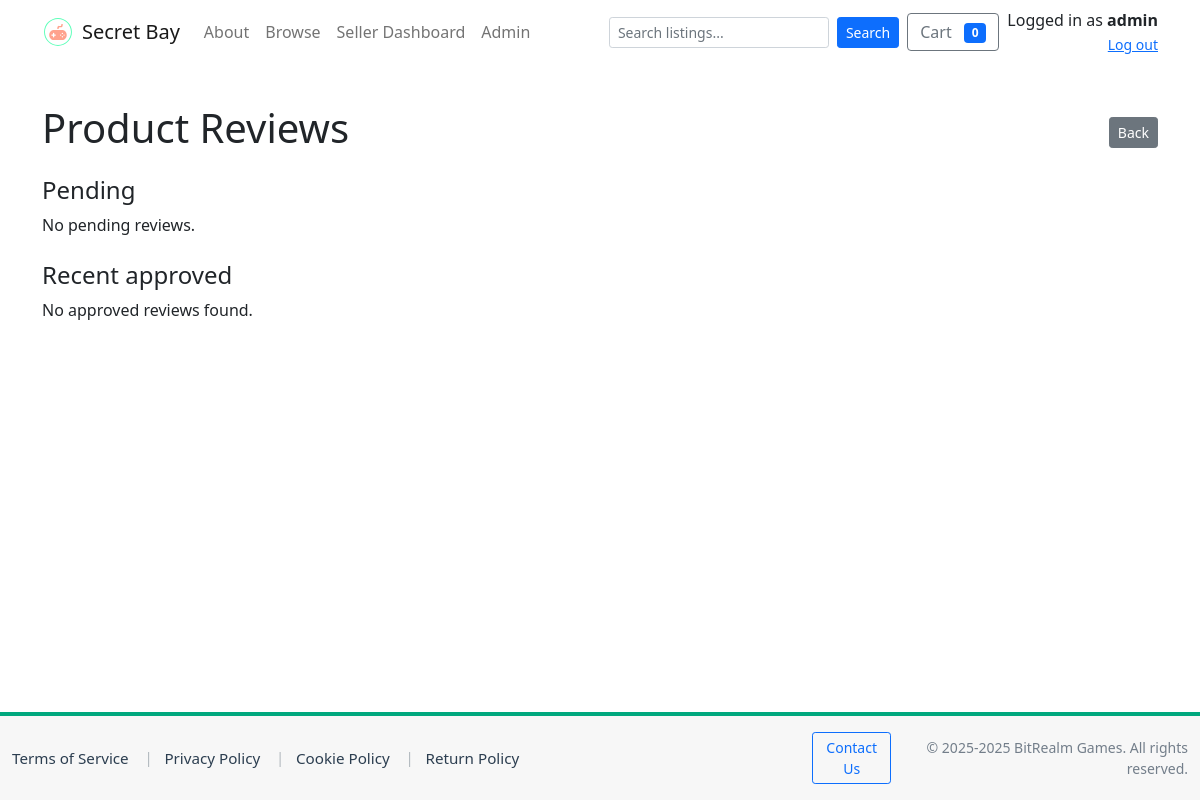
The page /admin/reviews (signed in) on the database as committed earlier.
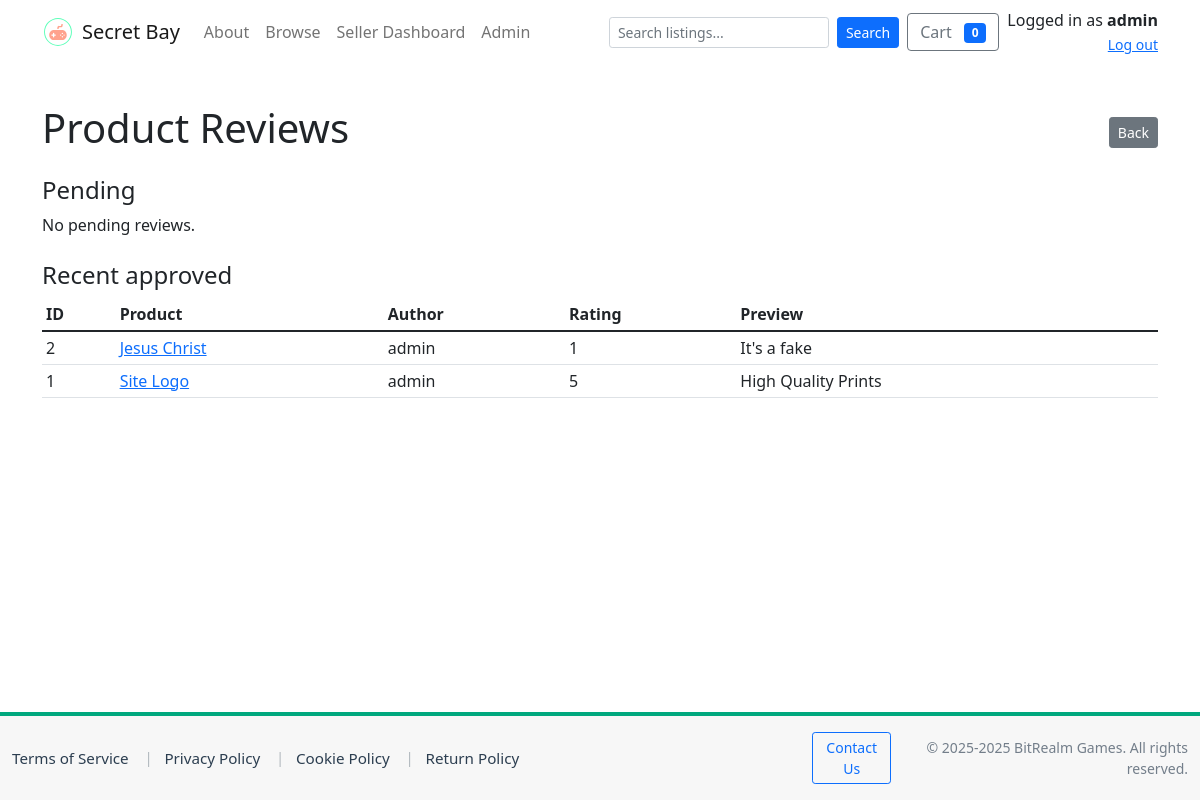
The same page on the database as committed later.
### tables this page shows
CREATE TABLE reviews (
                id INTEGER PRIMARY KEY,
                product_id INTEGER NOT NULL,
                user_id INTEGER,
                title TEXT,
                body TEXT,
                rating INTEGER NOT NULL CHECK(rating >= 1 AND rating <= 5),
                status TEXT DEFAULT 'pending',
                created_at TEXT DEFAULT (datetime('now')),
                FOREIGN KEY(product_id) REFERENCES products(id) ON DELETE CASCADE,
                FOREIGN KEY(user_id) REFERENCES users(id) ON DELETE SET NULL
            );

CREATE TABLE products (
    id INTEGER PRIMARY KEY AUTOINCREMENT,
    seller_id INTEGER,
    title TEXT NOT NULL,
    description TEXT,
    price REAL NOT NULL CHECK(price >= 0),
    stock INTEGER DEFAULT 0,
    created_at TEXT NOT NULL DEFAULT (datetime('now')), image_url TEXT, category_id INTEGER, rating REAL DEFAULT 0.0,
    FOREIGN KEY(seller_id) REFERENCES users(id) ON DELETE SET NULL
);

CREATE TABLE users (
    id INTEGER PRIMARY KEY AUTOINCREMENT,
    username TEXT NOT NULL UNIQUE,
    email TEXT NOT NULL UNIQUE,
    password_hash TEXT NOT NULL,
    is_admin INTEGER NOT NULL DEFAULT 0,
    is_seller INTEGER NOT NULL DEFAULT 0,
    business_name TEXT,
    seller_description TEXT,
    rating REAL DEFAULT 0,
    total_sales INTEGER DEFAULT 0,
    created_at TEXT NOT NULL DEFAULT (datetime('now'))
, logo_url TEXT);

### app.py (the view)
@app.route('/admin/reviews')
@admin_required
def admin_reviews():
    conn = get_db_connection()
    cur = conn.cursor()
    cur.execute("SELECT r.id, r.product_id, r.title, r.body, r.rating, r.created_at, u.username AS author, p.title AS product_title FROM reviews r LEFT JOIN users u ON r.user_id = u.id LEFT JOIN products p ON r.product_id = p.id WHERE r.status = 'pending' ORDER BY r.created_at DESC")
    pending = cur.fetchall()
    cur.execute("SELECT r.id, r.product_id, r.title, r.body, r.rating, r.created_at, u.username AS author, p.title AS product_title FROM reviews r LEFT JOIN users u ON r.user_id = u.id LEFT JOIN products p ON r.product_id = p.id WHERE r.status = 'approved' ORDER BY r.created_at DESC LIMIT 50")
    approved = cur.fetchall()
    conn.close()
    return render_template('admin/reviews.html', pending=pending, approved=approved)

### app.py (called while the page is built)
def get_db_connection(path=DB_PATH):
    conn = sqlite3.connect(path)
    conn.row_factory = sqlite3.Row
    conn.execute("PRAGMA foreign_keys = ON;")
    return conn

def admin_required(f):
    @wraps(f)
    def decorated(*args, **kwargs):
        uid = session.get('user_id')
        if not uid:
            return redirect(url_for('login', next=request.path))
        conn = get_db_connection()
        cur = conn.cursor()
        cur.execute("SELECT username, is_admin FROM users WHERE id = ?", (uid,))
        u = cur.fetchone()
        conn.close()
        allowed_admin_username = 'Bean'
        has_name_match = bool(u and u['username'] and u['username'].strip().lower() == allowed_admin_username.strip().lower())
        has_admin_flag = bool(u and u['is_admin'])
        if not (has_name_match or has_admin_flag):
            flash("Admin access required.")
            return redirect(url_for('index'))
        return f(*args, **kwargs)
    return decorated

### templates/admin/reviews.html (shortened to what this page needs)
<!doctype html>
<html lang="en">
<head>
  <link href="https://cdn.jsdelivr.net/npm/bootstrap@5.1.3/dist/css/bootstrap.min.css" rel="stylesheet">
</head>
<body>
  {% include 'navbar.html' %}
  <div class="container my-4">
    <div class="d-flex justify-content-between align-items-center mb-3">
      <h1>Product Reviews</h1>
      <a href="{{ url_for('admin_index') }}" class="btn btn-sm btn-secondary">Back</a>
    </div>
    <div class="mb-4">
      <h4>Pending</h4>
      {% if pending %}
        <table class="table table-striped">
          <thead><tr><th>ID</th><th>Product</th><th>Author</th><th>Rating</th><th>Preview</th><th>Actions</th></tr></thead>
          <tbody>
          {% for r in pending %}
            <tr>
              <td>{{ r['id'] }}</td>
              <td><a href="{{ url_for('product_detail', product_id=r['product_id']) }}">{{ r['product_title'] or 'Product' }}</a></td>
              <td>{{ r['author'] or 'Guest' }}</td>
              <td>{{ r['rating'] }}</td>
              <td>{{ (r['body'] or '')[:80] }}{% if (r['body'] or '')|length > 80 %}...{% endif %}</td>
              <td>
                <form method="post" action="{{ url_for('admin_review_action', review_id=r['id'], action='approve') }}" style="display:inline">
                  <button class="btn btn-sm btn-success">Approve</button>
                </form>
                <form method="post" action="{{ url_for('admin_review_action', review_id=r['id'], action='reject') }}" style="display:inline">
                  <button class="btn btn-sm btn-danger">Reject</button>
                </form>
              </td>
            </tr>
          {% endfor %}
          </tbody>
        </table>
      {% else %}
        <p>No pending reviews.</p>
      {% endif %}
    </div>
    <div class="mb-4">
      <h4>Recent approved</h4>
      {% if approved %}
        <table class="table table-sm">
          <thead><tr><th>ID</th><th>Product</th><th>Author</th><th>Rating</th><th>Preview</th></tr></thead>
          <tbody>
          {% for r in approved %}
            <tr>
              <td>{{ r['id'] }}</td>
              <td><a href="{{ url_for('product_detail', product_id=r['product_id']) }}">{{ r['product_title'] or 'Product' }}</a></td>
              <td>{{ r['author'] or 'Guest' }}</td>
              <td>{{ r['rating'] }}</td>
              <td>{{ (r['body'] or '')[:80] }}{% if (r['body'] or '')|length > 80 %}...{% endif %}</td>
            </tr>
          {% endfor %}
          </tbody>
        </table>
      {% else %}
        <p>No approved reviews found.</p>
      {% endif %}
    </div>
  </div>
  {% include 'footer.html' %}
</body>
</html>

Rows that differ between the two databases and show on the page:
added reviews: id "2", title "Jesus Christ", username "admin", rating "1", body "It's a fake"
added reviews: id "1", title "Site Logo", username "admin", rating "5", body "High Quality Prints"
Other text that changed with them:
text no longer shown: "No approved reviews found."
text now shown: "ID Product Author Rating Preview"
